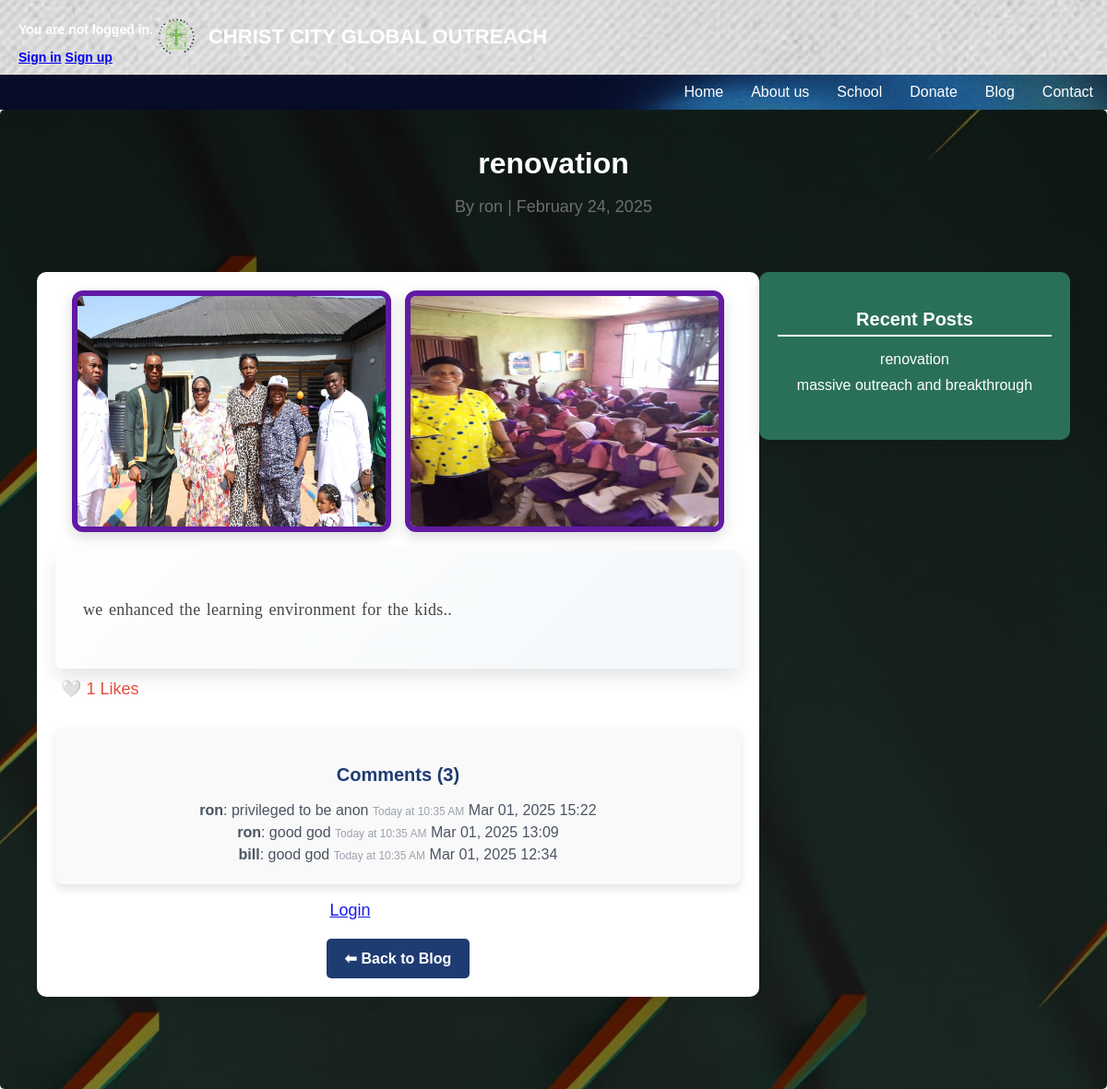
The app's page /blog/renovation/ with its own data.
### outreach/models.py (models this page shows, shortened)
class BlogPost(models.Model):
    author = models.ForeignKey(User, on_delete=models.CASCADE)
    title = models.CharField(max_length=200)
    slug = models.SlugField(unique=True, blank=True)
    content = models.TextField()
    image = models.ImageField(upload_to='blog_images/', null=True, blank=True)
    created_at = models.DateTimeField(auto_now_add=True)
    updated_at = models.DateTimeField(auto_now=True)
    likes = models.ManyToManyField(User, related_name="blog_likes", blank=True)

class BlogPostImage(models.Model):
    blog_post = models.ForeignKey(BlogPost, on_delete=models.CASCADE, related_name="images")
    image = models.ImageField(upload_to="blog_images/")

class Comment(models.Model):
    post = models.ForeignKey(BlogPost, on_delete=models.CASCADE, related_name="comments")
    user = models.ForeignKey(User, on_delete=models.CASCADE)
    content = models.TextField()
    created_at = models.DateTimeField(auto_now_add=True)
    parent = models.ForeignKey("self", null=True, blank=True, on_delete=models.CASCADE, related_name="nested_replies")  # For replies
    likes = models.ManyToManyField(User, blank=True, related_name="liked_comments")  # Users who liked

### outreach/views.py (the view)
# urls.py: path('blog/<slug:slug>/', views.blog_detail, name='blog_detail'),
def blog_detail(request, slug):
    post = get_object_or_404(BlogPost, slug=slug)
    comments = Comment.objects.filter(post=post).order_by('-created_at')  # Fetch comments for the post
    recent_posts = BlogPost.objects.all().order_by('-created_at')[:5]  # Fetch recent posts for the sidebar
    print(f"Found {comments.count()} comments for post: {post.title}")
    for comment in comments:
        print(f"Comment by {comment.user.username}: {comment.content[:30]}...")
    context = {
        'post': post,
        'comments': comments,  # Pass comments to the template
        'recent_posts': recent_posts,
    }
    return render(request, "outreach/posts.html", context)

### outreach/templates/outreach/posts.html (shortened to what this page needs)
{% load static %}
{% block head %}
    <link rel="stylesheet" href="{% static 'css/blog.css' %}">
{% endblock %}
{% block title %}
<header class="top-header">
    <div class="container">
      <div class="top-header-content">
        <div class="user-info">
            {% if user.is_authenticated %}
                <span class="user-highlight">Welcome |  {{ user.username }}</span>
                <a href="{% url 'logout' %}" class="btn btn-theme btn-large e_tada">Log Out</a>
            {% else %}
                <p>You are not logged in.</p>
                      <a href="{% url 'login' %}" class="btn btn-theme">Sign in</a>
                      <a href="{% url 'register' %}" class="btn btn-theme">Sign up</a>
            {% endif %}
        </div>
                <div class="org-name">
                    <a href="{% url 'index' %}" class="org-link">
                        <img src="{% static 'img/logo-bg.png' %}" alt="Logo" class="logo-img">
                        <h1>CHRIST CITY GLOBAL OUTREACH</h1>
                    </a>
                </div>
            </div>
        </div>
    </header>
    <nav class="bottom-header">
        <div class="container">
            <ul class="nav-links">
                <li><a href="{% url 'index' %}">Home</a></li>
                <li><a href="{% url 'about' %}">About us</a></li>
                <li><a href="{% url 'school' %}">School</a></li>
                <li>
                  <a href="{% url 'donate2' %}">Donate </a>
              </li>
                <li><a href="{% url 'blog_list' %}">Blog</a></li>
                <li><a href="{% url 'contact' %}">Contact</a></li>
            </ul>
        </div>
    </nav>
{% endblock %}
{% block content %}
<header class="blog-header">
    <h1>{{ post.title }}</h1>
    <p class="blog-meta">By {{ post.author }} | {{ post.created_at|date:"F d, Y" }}</p>
<div class="post-container">
    <div class="post-content">
        {% if post.images.all %}
            <div class="post-image-container">
                {% for image in post.images.all %}
                    <img src="{{ image.image.url }}" alt="Blog Image" class="post-main-img">
                {% endfor %}
            </div>
        {% endif %}
        <div class="post-text">
            <p>{{ post.content|safe }}</p>
        </div>
        <div class="like-container">
            <button class="like-btn" data-post-id="{{ post.id }}">
                {% if user in post.likes.all %}
                    ❤️ <span id="like-count">{{ post.likes.count }}</span> Likes
                {% else %}
                    🤍 <span id="like-count">{{ post.likes.count }}</span> Likes
                {% endif %}
            </button>
        </div>
<div class="comments-section">
    <h3>Comments (<span id="comment-count">{{ comments|length }}</span>)</h3>
     <div id="comments-list">
        {% for comment in comments %}
            <div  class="comment-content">
                <strong>{{ comment.user.username }}</strong>: {{ comment.content }}
                <span class="comment-time">Today at 10:35 AM</span>
                <span class="comment-date">{{ comment.created_at|date:"M d, Y H:i" }}</span>
            </div>
        {% empty %}
            <p id="no-comments-message">No comments yet.</p>
        {% endfor %}
    </div>
</div>
    {% if user.is_authenticated %}
    <div class="comment-form">
        {% csrf_token %}
        <textarea id="comment-text" placeholder="Write a comment..." required></textarea>
        <button id="submit-comment" data-post-id="{{ post.id }}">Post Comment</button>
    </div>
    {% else %}
        <p><a href="{% url 'login' %}">Login</a> to comment.</p>
    {% endif %}
    <div class="back-to-blog-container">
        <a href="{% url 'blog_list' %}" class="back-to-blog-btn">⬅ Back to Blog</a>
    </div>
</div>
<aside class="blog-sidebar">
    <div class="sidebar-widget">
        <h3>Recent Posts</h3>
        <ul>
            {% for recent_post in recent_posts %}
                <li><a href="{% url 'blog_detail' recent_post.slug %}">{{ recent_post.title }}</a></li>
            {% empty %}
                <li>No recent posts.</li>
            {% endfor %}
        </ul>
    </div>
</aside>
</div>
{% endblock %}

### records on screen
BlogPost: title "renovation", author "ron", created_at "February 24, 2025", content "we enhanced the learning environment for the kids..", likes.count "1"
BlogPostImage: image (picture)
BlogPostImage: image (picture)
Comment: user.username "ron", content "privileged to be anon", created_at "Mar 01, 2025 15:22"
Comment: user.username "ron", content "good god", created_at "Mar 01, 2025 13:09"
Comment: user.username "bill", content "good god", created_at "Mar 01, 2025 12:34"
BlogPost: title "massive outreach and breakthrough"

### other values on screen
{{ comments|length }} "3"
